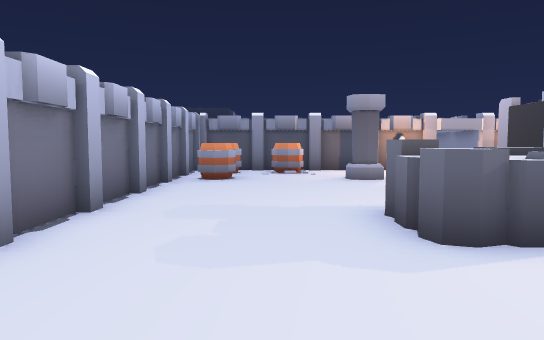
View 1 (above)

18 first-person views from a walk through a Godot game level. The camera is 1.3 m above the floor, tilts 4° down and sees 70° across. The floor is counted in squares, 1.36 m on a side. Each view is taken from the middle of a square. On the plan, view 1 faces up. The plan holds only what a view shows up to about 13 squares ahead; the rest is blank. The place goes on beyond the plan.

View 2
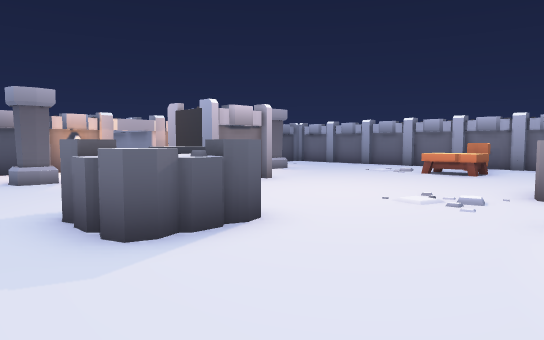

View 3
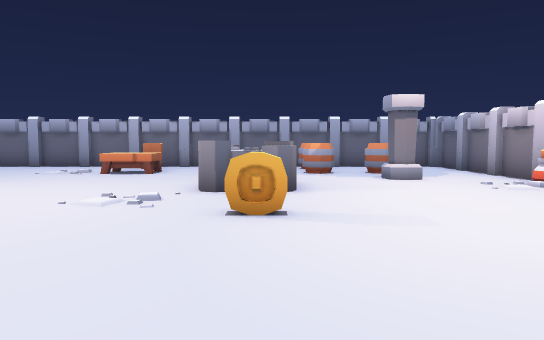

View 4
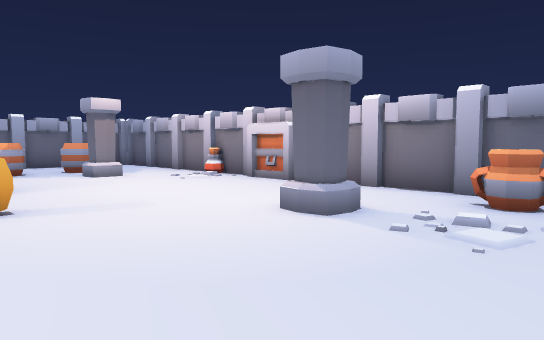

View 5
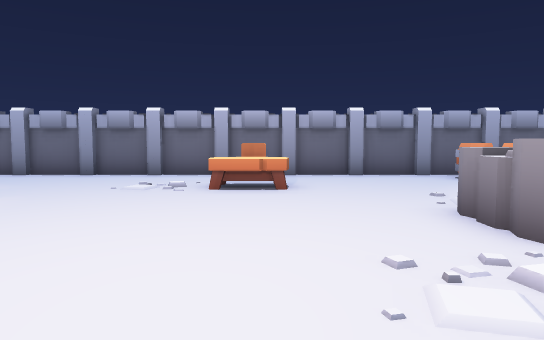

View 6
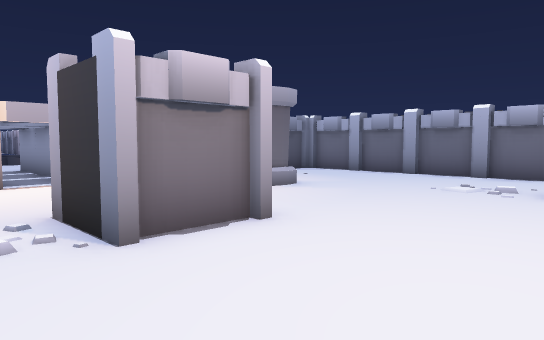

View 7
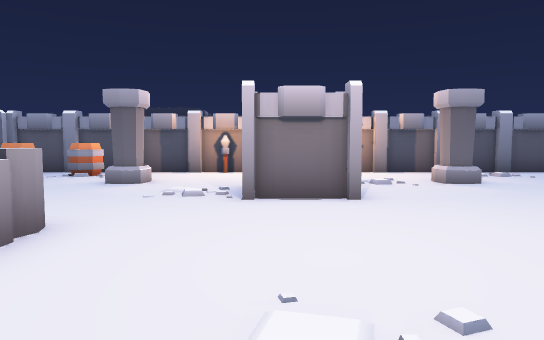

View 8
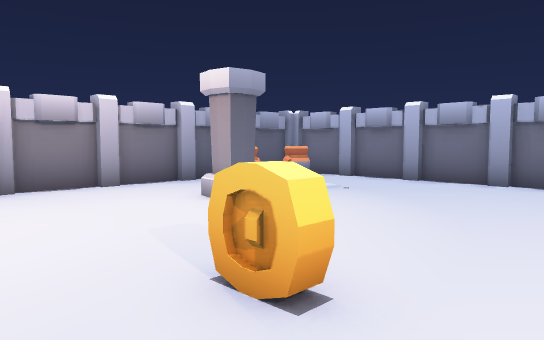

View 9
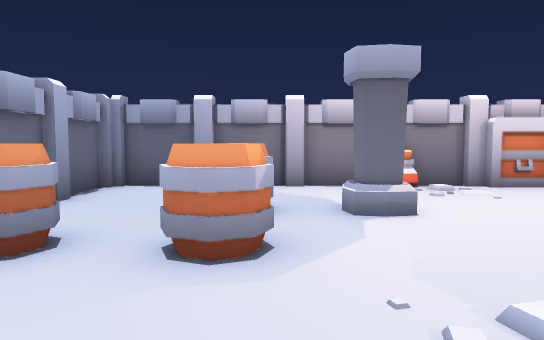

View 10
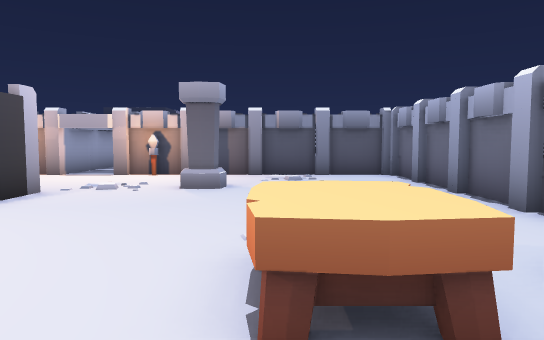

View 11
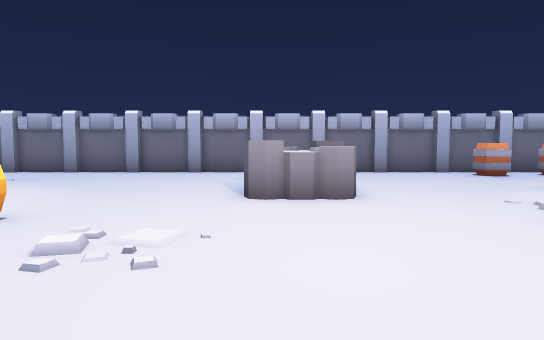

View 12
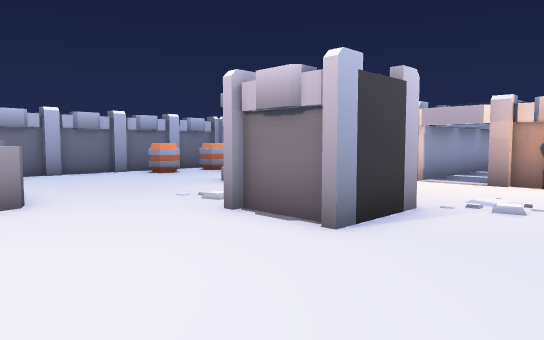

View 13
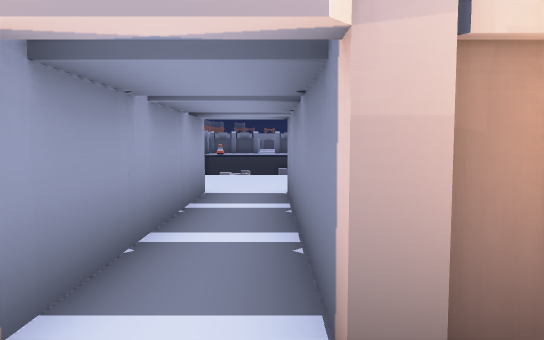

View 14
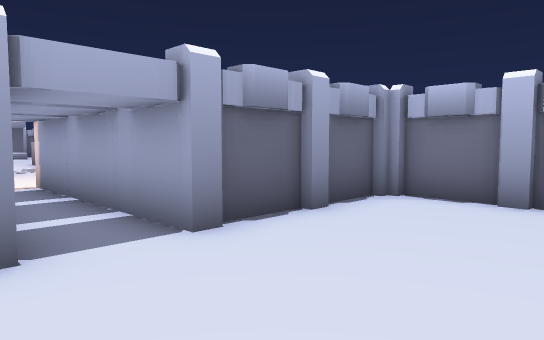

View 15
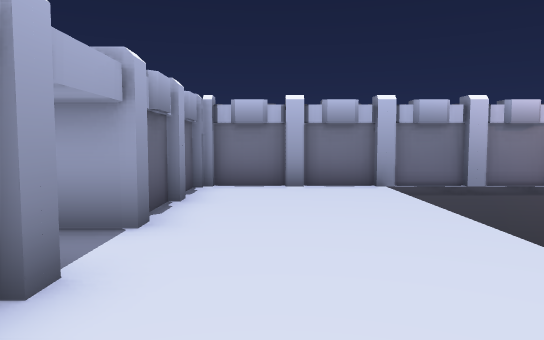

View 16
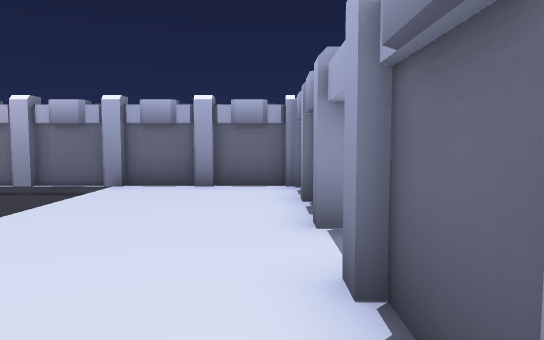

View 17
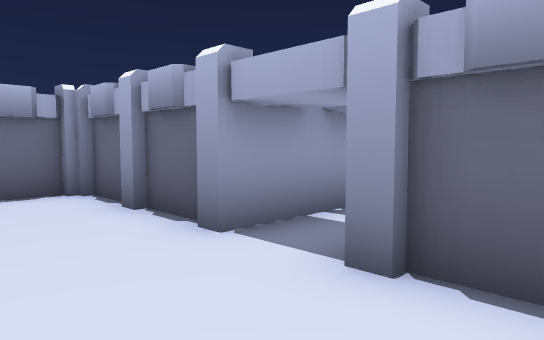

View 18
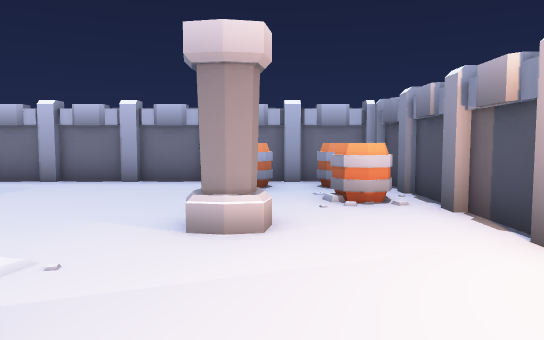

### Floor plan
Key: @ floor where view 1 was taken; # wall or solid block; . floor; v drop or lower ground; B barrel; C column; R rock; T table; I coin; P pot; H chair; O other object.
Columns run from 3 left of view 1 to 16 right of it. Each row starts with its distance up from view 1.
 26     #v         #
 25     #v         #
 24     #v         #
 23     #..........#
 22     #..........#
 21     #..........#
 20     #..........#
 19     #####..#####
 18         #..#
 17         #..#
 16         #..#
 15         #..#
 14 #########..#########
 13 #BBB...............#
 12 #BBBB..............#
 11 #B...C.......C.....#
 10 #BB..CC...#..CC....#
  9 #........##........#
  8 #........##........#
  7 #..................#
  6 #..................#
  5 #....RR........TT.H#
  4 #....RR........TT.H#
  3 #..................#
  2 #..................#
  1 #..........RR......#
  0 #..@....I..RR......#
 -1 #..............B.B.#
 -2 #..............BBBB#
 -3 #....C.......C.B...#
 -4 #....CC......CCBB..#
 -5 #P.P...............#
 -6 #PPPP.......O......#
 -7 ####################

Positions as (right, up) in squares from view 1, and headings:
1: (0, 0), facing up
2: (0, 0), facing up-right
3: (0, 0), facing right
4: (-1, 1), facing down-right
5: (4, 4), facing right
6: (4, 4), facing up-right
7: (6, 1), facing up
8: (7, 2), facing down-left
9: (12, 2), facing down
10: (12, 2), facing up
11: (10, 4), facing left
12: (10, 4), facing up-left
13: (7, 12), facing up
14: (8, 23), facing down-left
15: (10, 21), facing left
16: (3, 20), facing right
17: (4, 22), facing down-right
18: (7, 11), facing left
